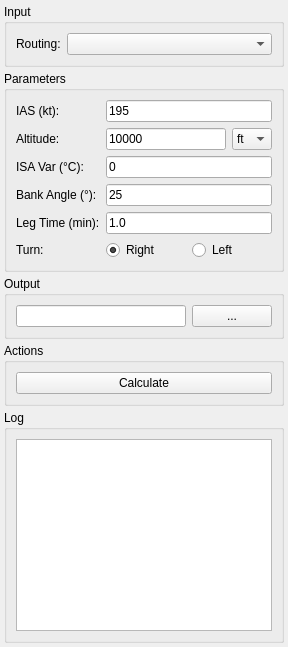
<?xml version="1.0" encoding="UTF-8"?>
<ui version="4.0">
 <class>QPANSOPYHoldingDockWidget</class>
 <widget class="QDockWidget" name="QPANSOPYHoldingDockWidget">
  <property name="minimumSize">
   <size>
    <width>250</width>
    <height>200</height>
   </size>
  </property>
  <property name="maximumSize">
   <size>
    <width>16777215</width>
    <height>16777215</height>
   </size>
  </property>
  <widget class="QWidget" name="dockWidgetContents">
   <layout class="QVBoxLayout" name="verticalLayout">
    <property name="spacing"><number>4</number></property>
    <property name="margin"><number>4</number></property>
    
    <item>
     <widget class="QGroupBox" name="inputGroup">
      <property name="title"><string>Input</string></property>
      <layout class="QFormLayout" name="formLayout">
       <item row="0" column="0"><widget class="QLabel" name="routingLabel"><property name="text"><string>Routing:</string></property></widget></item>
       <item row="0" column="1"><widget class="QgsMapLayerComboBox" name="routingLayerComboBox"/></item>
      </layout>
     </widget>
    </item>

    <item>
     <widget class="QGroupBox" name="paramsGroup">
      <property name="title"><string>Parameters</string></property>
      <layout class="QFormLayout" name="paramsLayout">
       <item row="0" column="0"><widget class="QLabel" name="iasLabel"><property name="text"><string>IAS (kt):</string></property></widget></item>
       <item row="0" column="1"><widget class="QLineEdit" name="iasLineEdit"><property name="text"><string>195</string></property></widget></item>
       
       <item row="1" column="0"><widget class="QLabel" name="altLabel"><property name="text"><string>Altitude:</string></property></widget></item>
       <item row="1" column="1">
        <layout class="QHBoxLayout" name="altLayout">
         <item><widget class="QLineEdit" name="altitudeLineEdit"><property name="text"><string>10000</string></property></widget></item>
         <item><widget class="QComboBox" name="altitudeUnitCombo"><item><property name="text"><string>ft</string></property></item><item><property name="text"><string>m</string></property></item></widget></item>
        </layout>
       </item>

       <item row="2" column="0"><widget class="QLabel" name="isaLabel"><property name="text"><string>ISA Var (°C):</string></property></widget></item>
       <item row="2" column="1"><widget class="QLineEdit" name="isaVarLineEdit"><property name="text"><string>0</string></property></widget></item>

       <item row="3" column="0"><widget class="QLabel" name="bankLabel"><property name="text"><string>Bank Angle (°):</string></property></widget></item>
       <item row="3" column="1"><widget class="QLineEdit" name="bankAngleLineEdit"><property name="text"><string>25</string></property></widget></item>

       <item row="4" column="0"><widget class="QLabel" name="timeLabel"><property name="text"><string>Leg Time (min):</string></property></widget></item>
       <item row="4" column="1"><widget class="QLineEdit" name="legTimeLineEdit"><property name="text"><string>1.0</string></property></widget></item>

       <item row="5" column="0"><widget class="QLabel" name="turnLabel"><property name="text"><string>Turn:</string></property></widget></item>
       <item row="5" column="1">
        <layout class="QHBoxLayout" name="turnLayout">
         <item><widget class="QRadioButton" name="rightTurnRadio"><property name="text"><string>Right</string></property><property name="checked"><bool>true</bool></property></widget></item>
         <item><widget class="QRadioButton" name="leftTurnRadio"><property name="text"><string>Left</string></property></widget></item>
        </layout>
       </item>
      </layout>
     </widget>
    </item>

    <item>
     <widget class="QGroupBox" name="outputGroup">
      <property name="title"><string>Output</string></property>
      <layout class="QHBoxLayout" name="outLayout">
       <item><widget class="QLineEdit" name="outputFolderLineEdit"/></item>
       <item><widget class="QPushButton" name="browseButton"><property name="text"><string>...</string></property></widget></item>
      </layout>
     </widget>
    </item>

    <item>
     <widget class="QGroupBox" name="actionsGroup">
      <property name="title"><string>Actions</string></property>
      <layout class="QVBoxLayout" name="actionsLayout">
       <item><widget class="QPushButton" name="calculateButton"><property name="text"><string>Calculate</string></property></widget></item>
      </layout>
     </widget>
    </item>

    <item>
     <widget class="QGroupBox" name="logGroup">
      <property name="title"><string>Log</string></property>
      <layout class="QVBoxLayout" name="logLayout">
       <item><widget class="QTextEdit" name="logTextEdit"><property name="readOnly"><bool>true</bool></property><property name="minimumHeight"><number>100</number></property></widget></item>
      </layout>
     </widget>
    </item>
   </layout>
  </widget>
 </widget>
 <customwidgets>
  <customwidget>
   <class>QgsMapLayerComboBox</class>
   <extends>QComboBox</extends>
   <header>qgsmaplayercombobox.h</header>
  </customwidget>
 </customwidgets>
 <resources/>
 <connections/>
 </ui>
